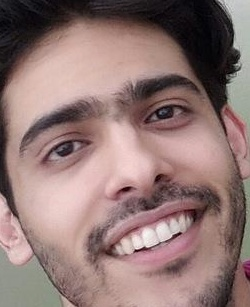
#> input picture vision/images/face_recognition/pooya_0.jpg, 250 x 307 px, found by its file name
$ jupyter execute --allow-errors deep_utils_vgg_face_senet50.ipynb   (shell and % lines are left out)
#> lines starting #> are read from the running program, lines starting #| are printed output that depends on the picture
<a href="https://colab.research.google.com/github/pooya-mohammadi/deep-utils-notebooks/blob/main/vision/face-detection/mtcnn/deep_utils_mtcnn.ipynb" target="_parent"></a>

# Deep-Utils
## A toolkit for deep-learning practitioners!

This repository contains the most frequently used deep learning models and functions. Deep_Utils is still under heavy development, so take into consideration that many features may change in the future. Install the latest version using pypi.

# Installation

## Vggface2-senet50-Pytorch

[cell 1]
from deep_utils import VggFace2TorchFaceRecognition

## Create a face recognition model using Vggface2-senet50-torch
The weight will be downloaded automatically

#> (a cell that did not finish here is left out)

# Check the input config

# Download the test image

[cell 3]
import cv2
from deep_utils import show_destroy_cv2, Box, download_file, Point
from PIL import Image

# Download faces
download_file("https://raw.githubusercontent.com/pooya-mohammadi/deep-utils-notebooks/main/vision/images/face_recognition/pooya_0.jpg")
#> (this line was passed over: deep_utils is not available in this run)
download_file("https://raw.githubusercontent.com/pooya-mohammadi/deep-utils-notebooks/main/vision/images/face_recognition/shahriar_1_0.jpg")
#> (this line was passed over: deep_utils is not available in this run)
download_file("https://raw.githubusercontent.com/pooya-mohammadi/deep-utils-notebooks/main/vision/images/face_recognition/shahriar_2_0.jpg")
#> (this line was passed over: deep_utils is not available in this run)

# Load an image
img_1 = cv2.imread("pooya_0.jpg")
#> img_1 is the input picture: shape (307, 250, 3); mean B, G, R 116.3, 119.3, 145
img_2 = cv2.imread("shahriar_1_0.jpg")
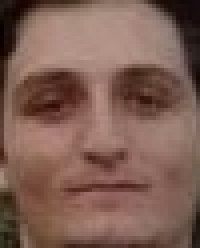
#> input picture vision/images/face_recognition/shahriar_1_0.jpg, 50 x 62 px, found by its file name (shown 4 times larger)
#> img_2 is the input picture: shape (62, 50, 3); mean B, G, R 83.7, 94.9, 126.6
img_3 = cv2.imread("shahriar_2_0.jpg")
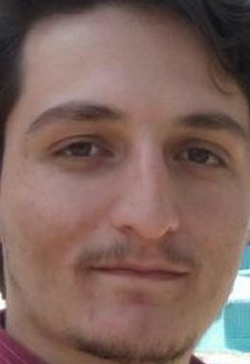
#> input picture vision/images/face_recognition/shahriar_2_0.jpg, 250 x 364 px, found by its file name
#> img_3 is the input picture: shape (364, 250, 3); mean B, G, R 93.7, 101.2, 128.2

# pil.Image is used for visualization
Image.fromarray(img_1[...,::-1]) # convert to rgb
